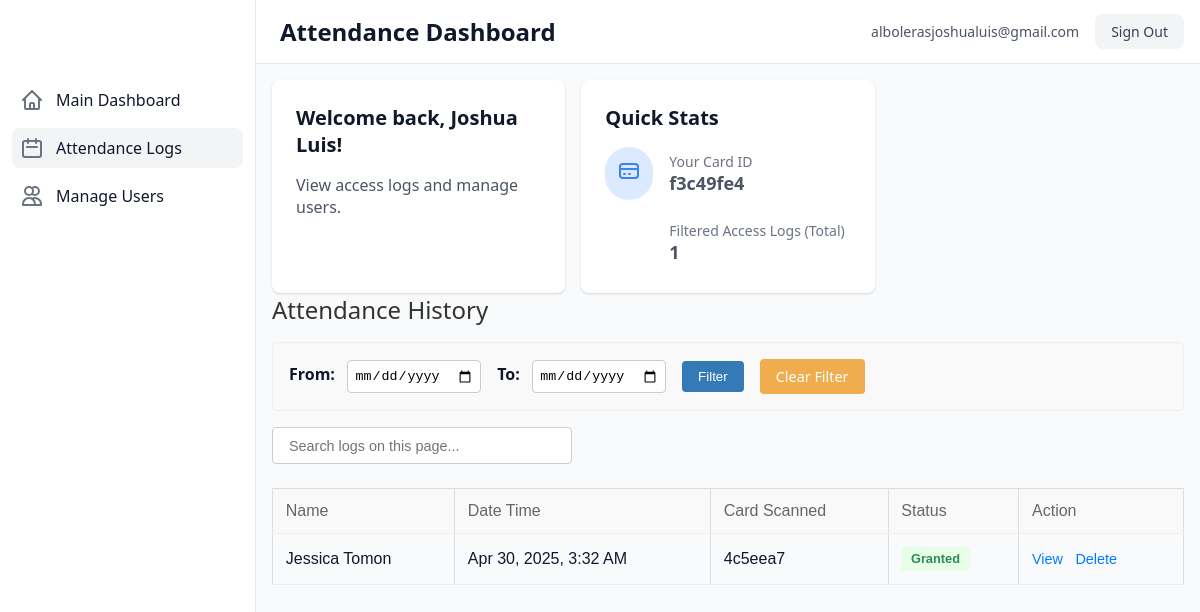
Screenshot of /attendance-dashboard.php (signed in) with the database file from the repository.
### tables this page shows
CREATE TABLE `rfidcards` (
  `card_id` varchar(50) NOT NULL,
  `user_id` int NOT NULL,
  `is_active` tinyint(1) NOT NULL DEFAULT '1',
  `issued_at` timestamp NULL DEFAULT CURRENT_TIMESTAMP,
  `revoked_at` timestamp NULL DEFAULT NULL
);

CREATE TABLE `accesslogs` (
  `log_id` int NOT NULL,
  `user_id` int DEFAULT NULL,
  `face_recognized` tinyint(1) DEFAULT NULL,
  `rfid_scanned` varchar(50) DEFAULT NULL,
  `access_granted` tinyint(1) NOT NULL,
  `timestamp` timestamp NULL DEFAULT CURRENT_TIMESTAMP,
  `confidence_score` float DEFAULT NULL,
  `device_id` varchar(50) DEFAULT NULL
);

### attendance-dashboard.php (the view, shortened to what this page needs)
<?php
include("db_config.php");
$conn = mysqli_connect($host, $user, $pass, $db);
$card_id = null;
$sql_card = "SELECT card_id FROM rfidcards WHERE user_id = ?";
$stmt_card = mysqli_prepare($conn, $sql_card);
mysqli_stmt_bind_param($stmt_card, "i", $user_id);
mysqli_stmt_execute($stmt_card);
$result_card = mysqli_stmt_get_result($stmt_card);
if ($data_card = mysqli_fetch_assoc($result_card)) {
    $card_id = $data_card['card_id'];
}
$filter_start_date = $_GET['start_date'] ?? '';
$filter_end_date = $_GET['end_date'] ?? '';
$filter_start_date = (preg_match("/^\d{4}-\d{2}-\d{2}$/", $filter_start_date)) ? $filter_start_date : '';
$filter_end_date = (preg_match("/^\d{4}-\d{2}-\d{2}$/", $filter_end_date)) ? $filter_end_date : '';
$limit = 100;
$page = isset($_GET['page']) && is_numeric($_GET['page']) ? (int)$_GET['page'] : 1;
$offset = ($page - 1) * $limit;
$sql_select_count = "SELECT COUNT(*) ";
$sql_select_data = "SELECT l.*, u.first_name, u.last_name ";
$sql_from_joins = "
    FROM accesslogs l
    LEFT JOIN rfidcards r ON l.rfid_scanned = r.card_id
    LEFT JOIN users u ON r.user_id = u.user_id
    JOIN (
        SELECT user_id, DATE(timestamp) AS log_date, MAX(timestamp) AS latest_time
        FROM accesslogs
        GROUP BY user_id, DATE(timestamp)
    ) recent_logs
      ON l.user_id = recent_logs.user_id -- Check if l.user_id exists in accesslogs
     AND DATE(l.timestamp) = recent_logs.log_date
     AND l.timestamp = recent_logs.latest_time
";
$where_clauses = ["u.user_id IS NOT NULL", "l.access_granted = 1"];
$params = [];
$param_types = "";
$sql_where = "";
if (!empty($where_clauses)) {
    $sql_where = " WHERE " . implode(" AND ", $where_clauses);
}
$sql_total = $sql_select_count . $sql_from_joins . $sql_where;
$stmt_total = mysqli_prepare($conn, $sql_total);
mysqli_stmt_execute($stmt_total);
$result_total = mysqli_stmt_get_result($stmt_total);
$total_records = mysqli_fetch_array($result_total)[0];
$sql_logs = $sql_select_data . $sql_from_joins . $sql_where . " ORDER BY l.timestamp DESC LIMIT ? OFFSET ?";
$stmt_logs = mysqli_prepare($conn, $sql_logs);
$log_params = $params;
$log_param_types = $param_types;
$log_params[] = $limit;
$log_param_types .= "i";
$log_params[] = $offset;
$log_param_types .= "i";
if (!empty($log_param_types)) {
    mysqli_stmt_bind_param($stmt_logs, $log_param_types, ...$log_params);
}
mysqli_stmt_execute($stmt_logs);
$result_logs = mysqli_stmt_get_result($stmt_logs);
?>
<!DOCTYPE html>
<html lang="en">
<head>
    <link rel="stylesheet" href="./styles/style.css">
    <link rel="stylesheet" href="./styles/admin-dashboard.css">
</head>
<body>
    <div class="dashboard-layout" id="dashboard-layout" style="visibility: hidden;"> <nav class="navbar">
           <div class="navbar-content">
                <div class="navbar-left">
                    <span class="dashboard-title"> Attendance Dashboard</span>
                </div>
                <div class="navbar-right">
                    <div class="user-info">
                        <span class="user-email" id="user-email"><?= htmlspecialchars($email) ?></span>
                        <a class="signout-button" id="signout-button" href="logout.php">Sign Out</a>
                    </div>
                </div>
            </div>
        </nav>
        <aside class="sidebar" id="sidebar">
            <div class="sidebar-content">
                <ul class="sidebar-nav">
                    <li>
                        <a href="./admin-dashboard.php" class="nav-link "> <svg fill="none" stroke="currentColor" viewBox="0 0 24 24">
                                <path stroke-linecap="round" stroke-linejoin="round" stroke-width="2" d="M3 12l2-2m0 0l7-7 7 7M5 10v10a1 1 0 001 1h3m10-11l2 2m-2-2v10a1 1 0 01-1 1h-3m-6 0a1 1 0 001-1v-4a1 1 0 011-1h2a1 1 0 011 1v4a1 1 0 001 1m-6 0h6" />
                            </svg>
                            <span>Main Dashboard</span>
                        </a>
                    </li>
                    <li>
                        <a href="./attendance-dashboard.php" class="nav-link active">
                            <svg fill="none" stroke="currentColor" viewBox="0 0 24 24"><path stroke-linecap="round" stroke-linejoin="round" stroke-width="2" d="M8 7V3m8 4V3m-9 8h10M5 21h14a2 2 0 002-2V7a2 2 0 00-2-2H5a2 2 0 00-2 2v12a2 2 0 002 2z" /></svg> <span>Attendance Logs</span>
                        </a>
                    </li>
                    <li>
                        <a href="./manage-users.php" class="nav-link">
                            <svg fill="none" stroke="currentColor" viewBox="0 0 24 24">
                                <path stroke-linecap="round" stroke-linejoin="round" stroke-width="2" d="M12 4.354a4 4 0 110 5.292M15 21H3v-1a6 6 0 0112 0v1zm0 0h6v-1a6 6 0 00-9-5.197M13 7a4 4 0 11-8 0 4 4 0 018 0z" />
                            </svg>
                            <span>Manage Users</span>
                        </a>
                    </li>
                </ul>
            </div>
        </aside>
        <main class="main-content" id="main-content">
            <div class="main-content-inner">
                <div class="content-grid">
                   <div class="card">
                        <h2>Welcome back, <?= htmlspecialchars($first_name) ?>!</h2>
                        <p>View access logs and manage users.</p>
                    </div>
                    <div class="card">
                        <h2>Quick Stats</h2>
                        <div class="stats-item">
                            <div class="stats-icon-wrapper">
                                <svg fill="none" stroke="currentColor" viewBox="0 0 24 24" xmlns="http://www.w3.org/2000/svg">
                                    <path stroke-linecap="round" stroke-linejoin="round" stroke-width="2" d="M3 10h18M7 15h1m4 0h1m-7 4h12a3 3 0 003-3V8a3 3 0 00-3-3H6a3 3 0 00-3 3v8a3 3 0 003 3z"></path>
                                </svg>
                            </div>
                            <div class="stats-text">
                                <p>Your Card ID</p>
                                <p><?= $card_id ? htmlspecialchars($card_id) : 'Not Registered' ?></p>
                            </div>
                        </div>
                        <div class="stats-item" style="margin-top: 1rem;">
                            <div class="stats-icon-wrapper" style="background-color: var(--bg-green-100);">
                                <svg class="w-6 h-6" fill="none" stroke="var(--text-green-500)" viewBox="0 0 24 24" xmlns="http://www.w3.org/2000/svg">
                                    <path stroke-linecap="round" stroke-linejoin="round" stroke-width="2" d="M12 8v4l3 3m6-3a9 9 0 11-18 0 9 9 0 0118 0z"></path>
                                </svg>
                            </div>
                            <div class="stats-text">
                                <p>Filtered Access Logs (Total)</p>
                                <p><?= $total_records ?></p>
                            </div>
                        </div>
                    </div>
                </div>
                <div class="table-container ">
                    <h2>Attendance History</h2>
                    <form method="GET" action="" class="filter-form">
                        <div>
                            <label for="start_date">From:</label>
                            <input type="date" id="start_date" name="start_date" value="<?= htmlspecialchars($filter_start_date) ?>">
                        </div>
                        <div>
                            <label for="end_date">To:</label>
                            <input type="date" id="end_date" name="end_date" value="<?= htmlspecialchars($filter_end_date) ?>">
                        </div>
                        <button type="submit">Filter</button>
                        <a href="?" class="clear-filter-link">Clear Filter</a>
                        </form>
                    <div class="table-controls">
                        <input type="text" id="searchInput" class="search-input" placeholder="Search logs on this page...">
                    </div>
                    <table>
                        <thead>
                            <tr>
                                <th>Name</th>
                                <th>Date Time</th>
                                <th>Card Scanned</th>
                                <th>Status</th>
                                <th>Action</th>
                            </tr>
                        </thead>
                        <tbody id="logTableBody">
                            <?php
                            if ($result_logs && mysqli_num_rows($result_logs) > 0) {
                                while ($row = mysqli_fetch_assoc($result_logs)) {
                                    $log_id = $row['log_id'];
                                    $display_name = (isset($row['first_name']) && isset($row['last_name'])) ? htmlspecialchars($row['first_name'] . ' ' . $row['last_name']) : 'Unknown User';
                                    $timestamp_raw = $row['timestamp'];
                                    $rfid_scanned = htmlspecialchars($row['rfid_scanned']);
                                    $timestamp = date("M j, Y, g:i A", strtotime($timestamp_raw));
                                    $status_text = 'Granted';
                                    $status_class = 'status-granted';
                                    echo <<<HTML
                                            <tr>
                                                <td>{$display_name}</td>
                                                <td>{$timestamp}</td>
                                                <td>{$rfid_scanned}</td>
                                                <td><span class="status {$status_class}">{$status_text}</span></td>
                                                <td class="action-links">
                                                    <a href="view_log_details.php?id={$log_id}" title="View Details">View</a>
                                                    <a href="delete_log.php?id={$log_id}" class="delete-link" title="Delete Log" onclick="return confirm('Are you sure you want to delete this log entry?');">Delete</a>
                                                </td>
                                            </tr>
                                        HTML;
                                }
                            } else {
                                echo '<tr><td colspan="5" style="text-align: center; padding: 1rem;">No matching access logs found for the selected criteria.</td></tr>';
                            }
                            ?>
                        </tbody>
                    </table>
                </div>
            </div>
        </main>
    </div>
</body>
</html>

### styles/style.css (style rules this page uses)
:root { --navbar-height: 4rem; --sidebar-width: 16rem; --text-gray-500: #6B7280; --text-gray-600: #4B5563; --text-gray-700: #374151; --text-gray-900: #11182C; --bg-gray-50: #F9FAFB; --bg-gray-100: #F3F4F6; --bg-gray-200: #E5E7EB; --border-gray-200: #E5E7EB; --text-blue-500: #3B82F6; --bg-blue-100: #DBEAFE; --text-red-500: #EF4444; --bg-red-50: #FEF2F2; }
* { box-sizing: border-box; margin: 0; padding: 0; }
body { font-family: system-ui, -apple-system, BlinkMacSystemFont, 'Segoe UI', Roboto, Oxygen, Ubuntu, Cantarell, 'Open Sans', 'Helvetica Neue', sans-serif; background-color: var(--bg-gray-50); color: var(--text-gray-900); }
button, a { cursor: pointer; color: inherit; background: none; border: none; text-decoration: none; }
.dashboard-layout { min-height: 100vh; }
.navbar { position: fixed; top: 0; right: 0; width: 100%; height: var(--navbar-height); background-color: white; border-bottom: 1px solid var(--border-gray-200); z-index: 50; padding: 0.75rem; transition: margin-left 0.3s ease-in-out, width 0.3s ease-in-out; }
.navbar-content { display: flex; align-items: center; justify-content: space-between; height: 100%; }
.navbar-left, .navbar-right { display: flex; align-items: center; }
.dashboard-title { margin-left: 0.5rem; font-size: 1.25rem; font-weight: 600; }
.user-info { display: flex; align-items: center; margin-left: 0.75rem; }
.user-email { margin-right: 1rem; font-size: 0.875rem; color: var(--text-gray-600); }
.signout-button { padding: 0.5rem 1rem; font-size: 0.875rem; color: var(--text-gray-700); background-color: var(--bg-gray-100); border-radius: 0.5rem; }
.sidebar { position: fixed; top: 0; left: 0; width: var(--sidebar-width); height: 100vh; padding-top: var(--navbar-height); background-color: white; border-right: 1px solid var(--border-gray-200); z-index: 40; transform: translateX(-100%); transition: transform 0.3s ease-in-out; }
.sidebar-content { height: 100%; overflow-y: auto; background-color: white; padding: 1rem 0.75rem; }
.sidebar-nav { list-style: none; }
.sidebar-nav > * + * { margin-top: 0.5rem; }
.nav-link { display: flex; align-items: center; padding: 0.5rem; color: var(--text-gray-900); border-radius: 0.5rem; transition: background-color 0.2s ease; }
.nav-link.active { background-color: var(--bg-gray-100); }
.nav-link svg { width: 1.5rem; height: 1.5rem; color: var(--text-gray-500); flex-shrink: 0; }
.nav-link span { margin-left: 0.75rem; flex-grow: 1; }
.main-content { padding-top: var(--navbar-height); min-height: 100vh; background-color: var(--bg-gray-50); transition: margin-left 0.3s ease-in-out; margin-left: 0; }
.main-content-inner { padding: 1rem; }
.content-grid { display: grid; gap: 1rem; }
.card { background-color: white; border-radius: 0.5rem; padding: 1.5rem; box-shadow: 0 1px 3px 0 rgba(0, 0, 0, 0.1), 0 1px 2px 0 rgba(0, 0, 0, 0.06); }
.card h2 { margin-bottom: 1rem; font-size: 1.25rem; font-weight: 700; }
.card p { color: var(--text-gray-600); }
.stats-item { display: flex; align-items: center; }
.stats-icon-wrapper { padding: 0.75rem; background-color: var(--bg-blue-100); border-radius: 9999px; }
.stats-icon-wrapper svg { width: 1.5rem; height: 1.5rem; color: var(--text-blue-500); }
.stats-text { margin-left: 1rem; }
.stats-text p:first-child { font-size: 0.875rem; color: var(--text-gray-500); }
.stats-text p:last-child { font-size: 1.125rem; font-weight: 600; }
@media (min-width: 800px) { .sidebar { transform: translateX(0); } }
@media (min-width: 800px) { .main-content { margin-left: var(--sidebar-width); } }
@media (min-width: 800px) { .navbar { margin-left: var(--sidebar-width); width: calc(100% - var(--sidebar-width)); padding: 0 1rem; } }
@media (min-width: 800px) { .dashboard-title { font-size: 1.5rem; } }
@media (min-width: 800px) { .content-grid { grid-template-columns: repeat(2, minmax(0, 1fr)); } }
@media (min-width: 1024px) { .content-grid { grid-template-columns: repeat(3, minmax(0, 1fr)); } }
table { width: 100%; border-collapse: collapse; margin-top: 20px; font-family: sans-serif; }
th, td { border: 1px solid #ddd; padding: 8px; text-align: left; }
th { background-color: #f2f2f2; font-weight: bold; }
.search-input { padding: 0.6rem 1rem; border: 1px solid #ccc; border-radius: 4px; font-size: 0.9rem; flex-grow: 1; max-width: 300px; }

### rows the page displays
rfidcards: card_id "f3c49fe4"
accesslogs: display_name "Jessica Tomon", timestamp "Apr 30, 2025, 3:32 AM", rfid_scanned "4c5eea7", status_text "Granted"

### other values shown
$email "albolerasjoshualuis@gmail.com"
$first_name "Joshua Luis"
$total_records "1"
